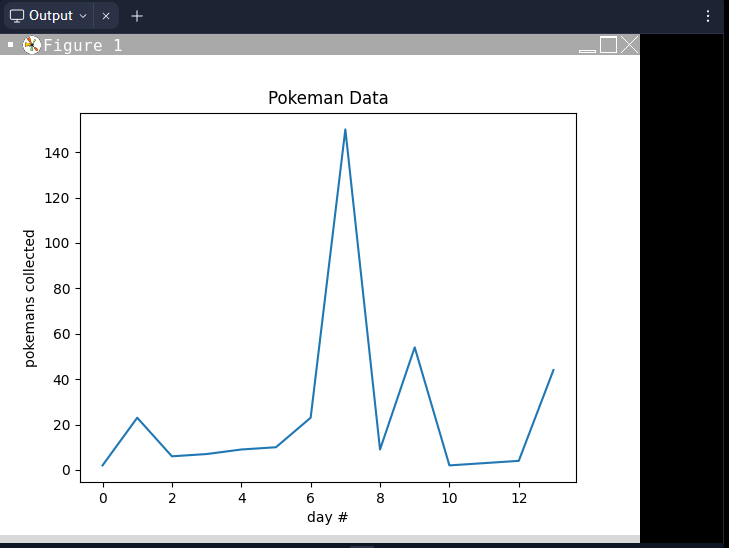

Here is the Python script that generated this plot:
import matplotlib.pyplot as plt

"""
# Collect the data
print("Enter Pokeman Data")
print("Day 1:", end="")
day1 = int(input())
print("Day 2:", end="")
day2 = int(input())
print("Day 3:", end="")
day3 = int(input())
"""
# New version
data = [] # empty list
num_days = int(input("How many days? "))
for day in range(num_days):
  print("Day ", day, ":", end="")
  today = int(input())
  data.append(today) # add it to the end of the list

# put the dat in a list


# TODO: Graph the real data
fig, ax = plt.subplots()
ax.plot(range(num_days), data)
plt.title("Pokeman Data")
plt.xlabel('day #')
plt.ylabel('pokemans collected')
plt.show()
